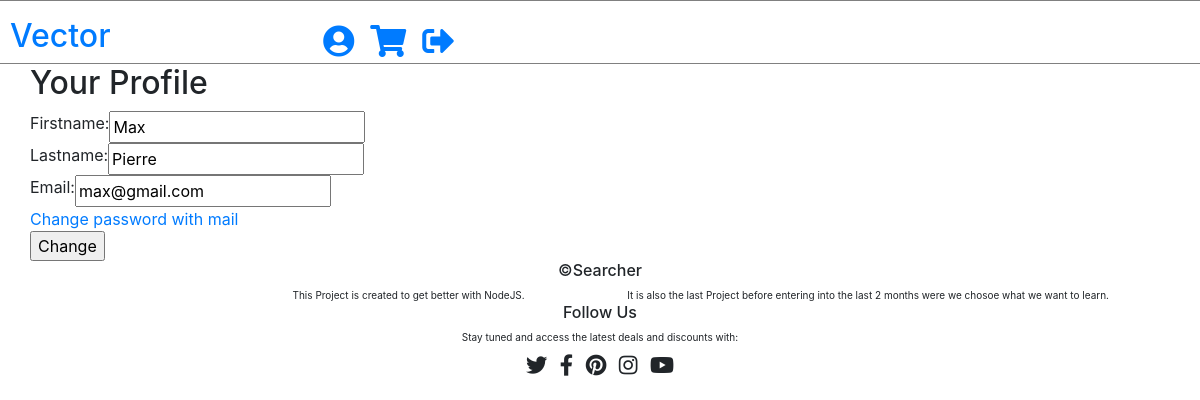
Screenshot of /change_profile (signed in) with the database file from the repository.
### app.py (models this page shows, shortened)
class users(db.Model):
    _id = db.Column('id', db.Integer, primary_key = True)
    firstname = db.Column(db.String(100))
    lastname = db.Column(db.String(100))
    email = db.Column(db.String(100))
    password = db.Column(db.String(100))

### app.py (the view)
@app.route('/change_profile')
def change_profile():
    if 'firstname' in session:
        user = users.query.filter_by(firstname = session['firstname'], lastname = session['lastname']).first()
        firstname = user.firstname
        lastname = user.lastname
        email = user.email
        password = user.password
        return render_template('change_profile.html', firstname = firstname, lastname = lastname, email = email, password = password)
    else:
        redirect(url_for('signin'))

### templates/change_profile.html (shortened to what this page needs)
{% extends 'base.html' %}
{% block content %}
<div class="container">
    <div class="row">
        <div class="col-xs-4">
            <h2>Your Profile</h2>
        </div>
    </div>
    <form action="/change_profile_processing" method="POST">
        <div class="row">
            <label for="firstname">Firstname:</label>
            <input type="text" name="firstname" value="{{ firstname }}">
        </div>
        <div class="row">
            <label for="lastname">Lastname:</label>
            <input type="text" name="lastname" value="{{ lastname }}">
        </div>
        <div class="row">
            <label for="email">Email:</label>
            <input type="text" name="email" value="{{ email }}">
        </div>
        <div class="row">
            <a href="/email_processing">Change password with mail</a>
        </div>
        <div class="row">
            <input type="submit" value="Change">
        </div>
    </form>
</div>
{% endblock %}

### rows the page displays
users: firstname "Max", lastname "Pierre", email "max@gmail.com"
